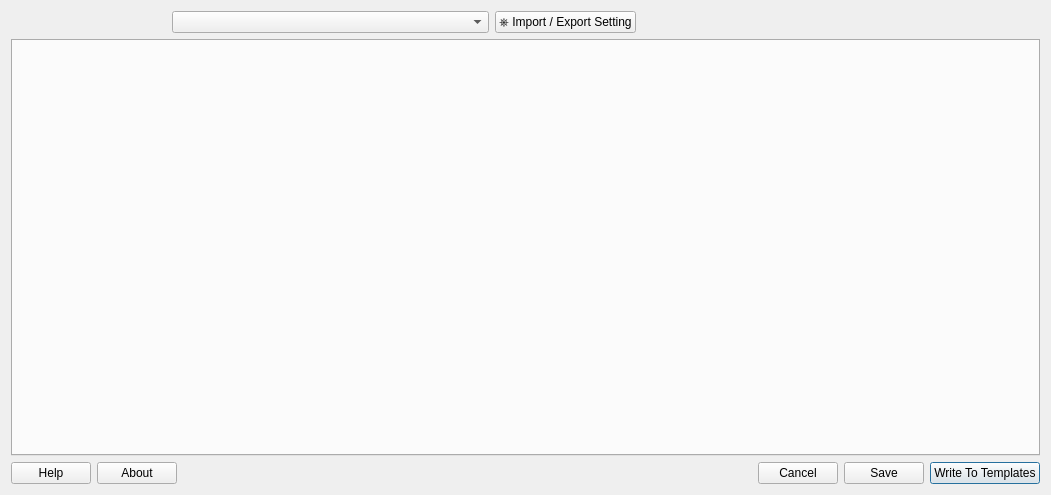
<?xml version="1.0" encoding="UTF-8"?>
<ui version="4.0">
 <author>Henrik Giesel</author>
 <class>SRConfig</class>
 <widget class="QDialog" name="SRConfig">
  <property name="geometry">
   <rect>
    <x>0</x>
    <y>0</y>
    <width>1051</width>
    <height>495</height>
   </rect>
  </property>
  <property name="windowTitle">
   <string>Set Randomizer Settings</string>
  </property>
  <layout class="QGridLayout" name="gridLayout">
   <item row="0" column="6">
    <widget class="QPushButton" name="importButton">
     <property name="text">
      <string>⎈ Import / Export Setting</string>
     </property>
    </widget>
   </item>
   <item row="1" column="0" colspan="12">
    <widget class="SRConfigTabwidget" name="tabWidget">
     <property name="currentIndex">
      <number>-1</number>
     </property>
    </widget>
   </item>
   <item row="0" column="2" colspan="4">
    <widget class="SRConfigModelchooser" name="modelChooser"/>
   </item>
   <item row="3" column="0" rowspan="3" colspan="12">
    <layout class="QHBoxLayout" name="horizontalLayout">
     <item>
      <widget class="QPushButton" name="helpButton">
       <property name="text">
        <string>Help</string>
       </property>
       <property name="autoDefault">
        <bool>false</bool>
       </property>
      </widget>
     </item>
     <item>
      <widget class="QPushButton" name="aboutButton">
       <property name="text">
        <string>About</string>
       </property>
       <property name="autoDefault">
        <bool>false</bool>
       </property>
      </widget>
     </item>
     <item>
      <spacer name="horizontalSpacer">
       <property name="orientation">
        <enum>Qt::Horizontal</enum>
       </property>
       <property name="sizeHint" stdset="0">
        <size>
         <width>40</width>
         <height>20</height>
        </size>
       </property>
      </spacer>
     </item>
     <item>
      <widget class="QPushButton" name="cancelButton">
       <property name="text">
        <string>Cancel</string>
       </property>
       <property name="autoDefault">
        <bool>false</bool>
       </property>
      </widget>
     </item>
     <item>
      <widget class="QPushButton" name="saveButton">
       <property name="text">
        <string>Save</string>
       </property>
       <property name="autoDefault">
        <bool>false</bool>
       </property>
      </widget>
     </item>
     <item>
      <widget class="QPushButton" name="wbButton">
       <property name="text">
        <string>Write To Templates</string>
       </property>
       <property name="default">
        <bool>true</bool>
       </property>
      </widget>
     </item>
    </layout>
   </item>
  </layout>
 </widget>
 <customwidgets>
  <customwidget>
   <class>SRConfigTabwidget</class>
   <extends>QTabWidget</extends>
   <header>anki_set_randomizer/src/gui_config/custom/sr_config_tabwidget</header>
   <container>1</container>
  </customwidget>
  <customwidget>
   <class>SRConfigModelchooser</class>
   <extends>QComboBox</extends>
   <header>anki_set_randomizer/src/gui_config/custom/sr_config_modelchooser</header>
  </customwidget>
 </customwidgets>
 <resources/>
 <connections/>
</ui>
